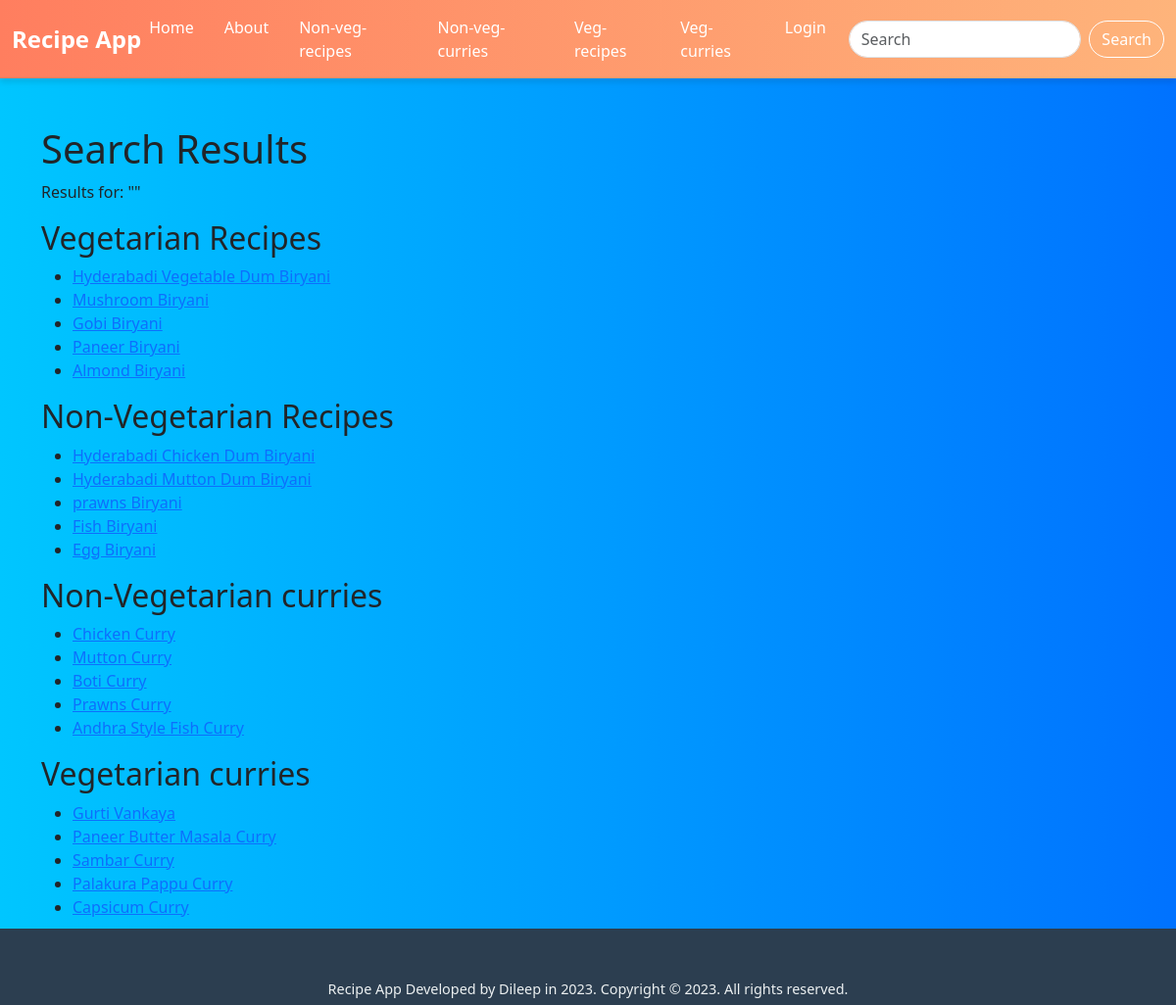
The app's page /search/ with its own data.
### recipe_app/models.py (models this page shows, shortened)
class Veg_recipes(models.Model):
    title = models.CharField(max_length=100)
    ingredients = models.TextField()
    instructions = models.TextField()
    cooking_time = models.IntegerField()
    difficulty_level = models.CharField(max_length=20)
    image = models.ImageField(upload_to='recipe_images/', null=True, blank=True)
    created_at = models.DateTimeField(auto_now_add=True)
    author = models.ForeignKey(User, on_delete=models.CASCADE)
    video = models.URLField(null=True, blank=True)

class Non_veg_recipes(models.Model):
    title = models.CharField(max_length=100)
    ingredients = models.TextField()
    instructions = models.TextField()
    cooking_time = models.IntegerField()
    difficulty_level = models.CharField(max_length=20)
    image = models.ImageField(upload_to='recipe_images/', null=True, blank=True)
    created_at = models.DateTimeField(auto_now_add=True)
    author = models.ForeignKey(User, on_delete=models.CASCADE)
    video = models.URLField(null=True, blank=True)

class Non_veg_curries(models.Model):
    title = models.CharField(max_length=100)
    ingredients = models.TextField()
    instructions = models.TextField()
    cooking_time = models.IntegerField()
    difficulty_level = models.CharField(max_length=20)
    image = models.ImageField(upload_to='recipe_images/', null=True, blank=True)
    created_at = models.DateTimeField(auto_now_add=True)
    author = models.ForeignKey(User, on_delete=models.CASCADE)
    video = models.URLField(null=True, blank=True)

class Veg_curries(models.Model):
    title = models.CharField(max_length=100)
    ingredients = models.TextField()
    instructions = models.TextField()
    cooking_time = models.IntegerField()
    difficulty_level = models.CharField(max_length=20)
    image = models.ImageField(upload_to='recipe_images/', null=True, blank=True)
    created_at = models.DateTimeField(auto_now_add=True)
    author = models.ForeignKey(User, on_delete=models.CASCADE)
    video = models.URLField(null=True, blank=True)

### recipe_app/views.py (the view)
# urls.py: path('search/',views.search_view, name='search'),
def search_view(request):
    query = request.GET.get('search', '')
    veg_recipes = Veg_recipes.objects.filter(title__icontains=query)
    non_veg_recipes = Non_veg_recipes.objects.filter(title__icontains=query)
    veg_curries = Veg_curries.objects.filter(title__icontains=query)
    non_veg_curries = Non_veg_curries.objects.filter(title__icontains=query)
    context = {
        'query': query,
        'veg_recipes': veg_recipes,
        'non_veg_recipes': non_veg_recipes,
        'veg_curries': veg_curries,
        'non_veg_curries': non_veg_curries,
    }
    return render(request, 'search_results.html', context)

### templates/search_results.html (shortened to what this page needs)
{% extends 'base.html' %}
{% load static %}
{% block content %}
<div class="container mt-4">
    <h1>Search Results</h1>
    <p>Results for: "{{ query }}"</p>
    <h2>Vegetarian Recipes</h2>
    <ul>
        {% for recipe in veg_recipes %}
            <li><a href="{% url 'view_details' recipe.id 'veg' %}">{{ recipe.title }}</a></li>
        {% empty %}
            <li>No vegetarian recipes found.</li>
        {% endfor %}
    </ul>
    <h2>Non-Vegetarian Recipes</h2>
    <ul>
        {% for recipe in non_veg_recipes %}
            <li><a href="{% url 'view_details' recipe.id 'nonveg' %}">{{ recipe.title }}</a></li>
        {% empty %}
            <li>No non-vegetarian recipes found.</li>
        {% endfor %}
    </ul>
   <h2>Non-Vegetarian curries</h2>
    <ul>
        {% for recipe in non_veg_curries %}
            <li><a href="{% url 'view_details' recipe.id 'nonveg_curries' %}">{{ recipe.title }}</a></li>
        {% empty %}
            <li>No non-vegetarian recipes found.</li>
        {% endfor %}
    </ul>
   <h2>Vegetarian curries</h2>
    <ul>
        {% for recipe in veg_curries %}
            <li><a href="{% url 'view_details' recipe.id 'veg_curries' %}">{{ recipe.title }}</a></li>
        {% empty %}
            <li>No non-vegetarian recipes found.</li>
        {% endfor %}
    </ul>
</div>
{% endblock %}

### templates/base.html (style rules this page uses)
body { background: linear-gradient(to right, #00c6ff, #0072ff); min-height: 100vh; display: flex; flex-direction: column; }

### records on screen
Veg_recipes: title "Hyderabadi Vegetable Dum Biryani"
Veg_recipes: title "Mushroom Biryani"
Veg_recipes: title "Gobi Biryani"
Veg_recipes: title "Paneer Biryani"
Veg_recipes: title "Almond Biryani"
Non_veg_recipes: title "Hyderabadi Chicken Dum Biryani"
Non_veg_recipes: title "Hyderabadi Mutton Dum Biryani"
Non_veg_recipes: title "prawns Biryani"
Non_veg_recipes: title "Fish Biryani"
Non_veg_recipes: title "Egg Biryani"
Non_veg_curries: title "Chicken Curry"
Non_veg_curries: title "Mutton Curry"
Non_veg_curries: title "Boti Curry"
Non_veg_curries: title "Prawns Curry"
Non_veg_curries: title "Andhra Style Fish Curry"
Veg_curries: title "Gurti Vankaya"
Veg_curries: title "Paneer Butter Masala Curry"
Veg_curries: title "Sambar Curry"
Veg_curries: title "Palakura Pappu Curry"
Veg_curries: title "Capsicum Curry"
